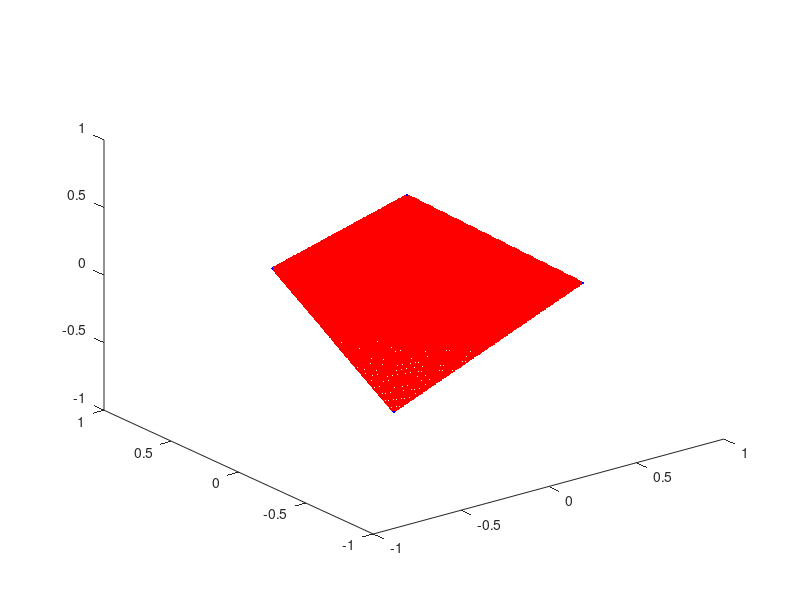

MATLAB code for this plot: (Note: this script raises an error after producing the figure.)
% Test the space of distributions
clear all
close all
clc
%%
n=4; 
[U,S,V]=svd(ones(n,1));
corners=U(:,2:end)'; % Corners of the tetrahedron (shadow of set of distributions in R4)
%%
p=0:0.01:1; % Success probability in edge 1
q=0:0.01:1; % Success probability in edge 2
p_vec=[];
p_test=[];
for i=1:length(p)        
    for j=1:length(q)
        p_vec=[p_vec,[p(i)*q(j);p(i)*(1-q(j));(1-p(i))*q(j);(1-p(i))*(1-q(j))]]; % collect set of all Bernoulli models                
        if (i==1||i==length(p))&& ((j==1||j==length(q)))
            p_test=[p_test,[[p(i)*q(j);p(i)*(1-q(j));(1-p(i))*q(j);(1-p(i))*(1-q(j))]]];
        end
    end
end
p_proj=U(:,2:end)'*p_vec; 
p_test_proj=U(:,2:end)'*p_test;
%% Visualize the set of bernoulli distributions

figure()
plot3(p_proj(1,:),p_proj(2,:),p_proj(3,:),'r.')
hold on
plot3(p_test_proj(1,:),p_test_proj(2,:),p_test_proj(3,:),'b.')
hold on
draw_lines(corners(:,1),corners(:,2))
draw_lines(corners(:,1),corners(:,3))
draw_lines(corners(:,1),corners(:,4))
draw_lines(corners(:,2),corners(:,3))
draw_lines(corners(:,2),corners(:,4))
draw_lines(corners(:,3),corners(:,4))

% figure()
% [k2,av2] = convhull(p_proj(1,:),p_proj(2,:),p_proj(3,:),'Simplify',true);
% 
% trisurf(k2,p_proj(1,:),p_proj(2,:),p_proj(3,:),'FaceColor','cyan')
% axis equal
% hold on
% draw_lines(corners(:,1),corners(:,2))
% draw_lines(corners(:,1),corners(:,3))
% draw_lines(corners(:,1),corners(:,4))
% draw_lines(corners(:,2),corners(:,3))
% draw_lines(corners(:,2),corners(:,4))
% draw_lines(corners(:,3),corners(:,4))

figure()
[k2,av2] = convhull(p_test_proj(1,:),p_test_proj(2,:),p_test_proj(3,:),'Simplify',true);

trisurf(k2,p_test_proj(1,:),p_test_proj(2,:),p_test_proj(3,:),'FaceColor','blue')
axis equal
hold on
draw_lines(corners(:,1),corners(:,2))
draw_lines(corners(:,1),corners(:,3))
draw_lines(corners(:,1),corners(:,4))
draw_lines(corners(:,2),corners(:,3))
draw_lines(corners(:,2),corners(:,4))
draw_lines(corners(:,3),corners(:,4))
%% Function
function [] = draw_lines(point1,point2)
        xyz=[point1';point2'];
        line(xyz(:,1),xyz(:,2),xyz(:,3))
end